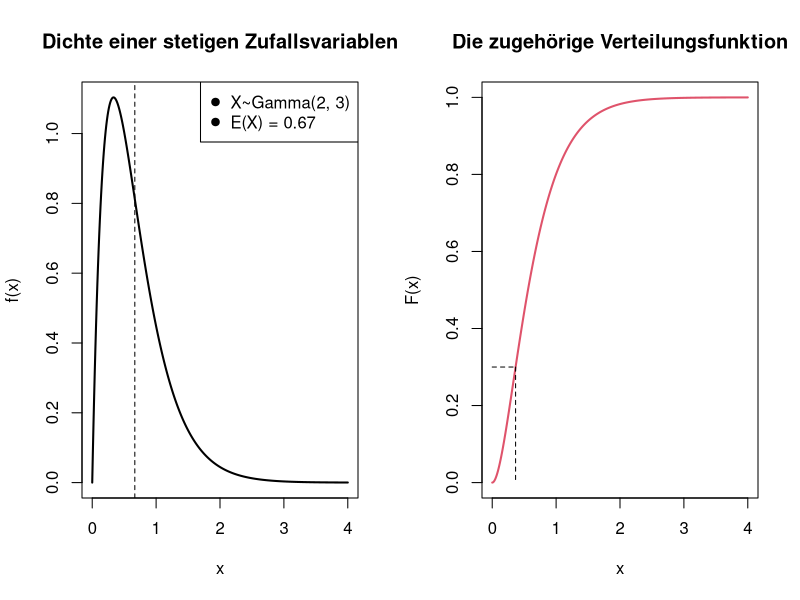
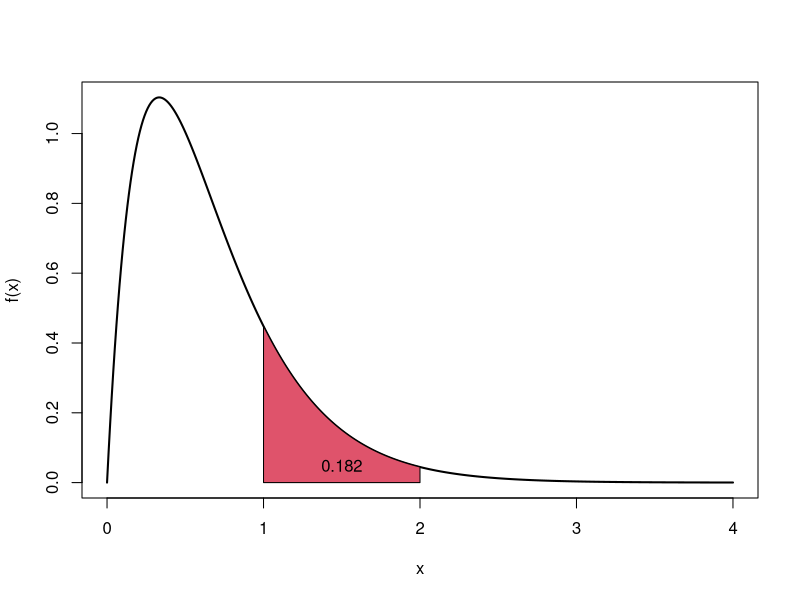
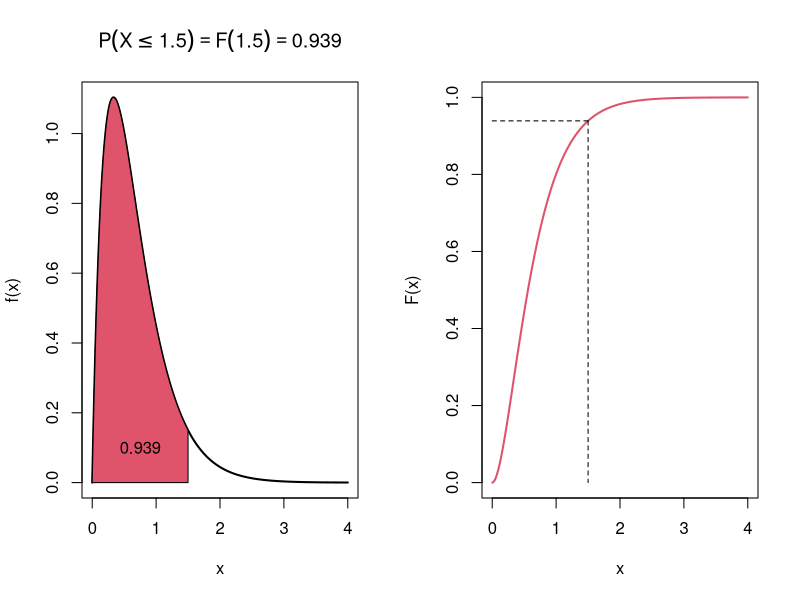
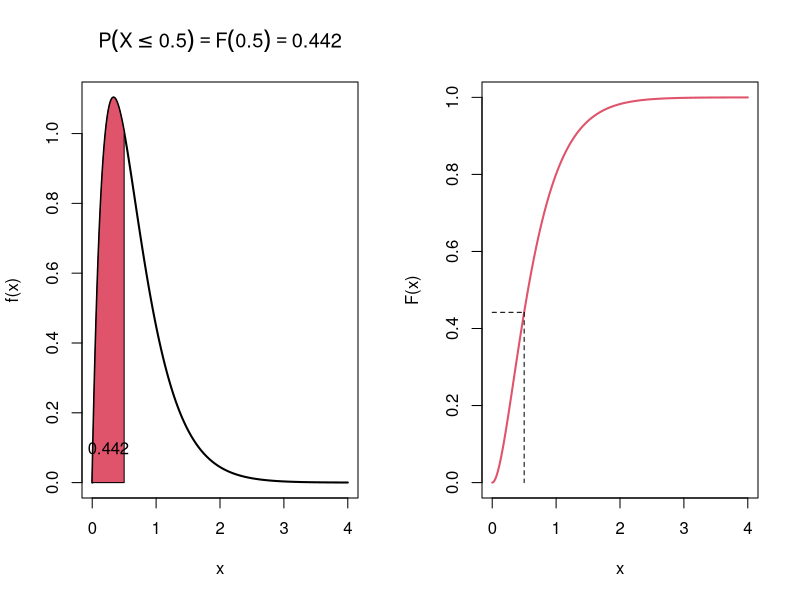
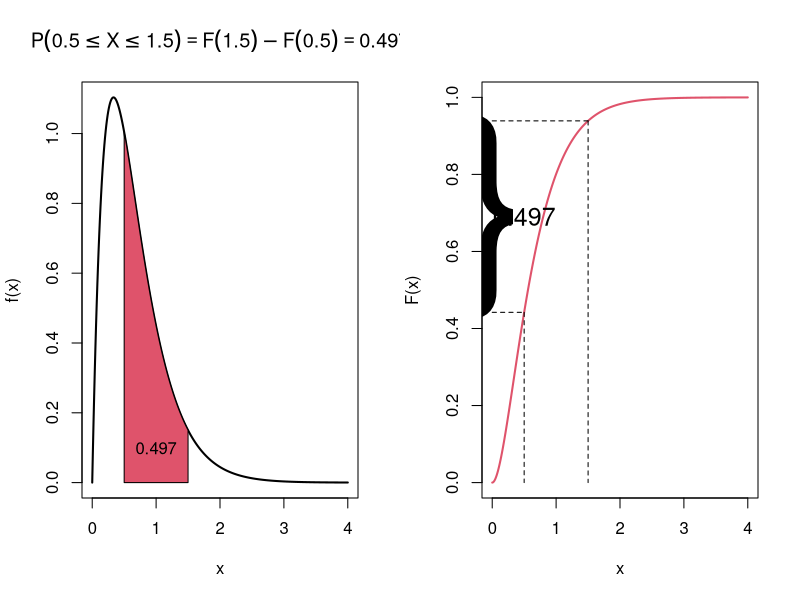

Recreate these plots in R, in order. (Note: this script raises an error after producing the figures.)
## ---- chunk 1
plot_gamma_dens <- function(x, shape, rate, E=FALSE, area=FALSE, text_y=0.1, ...){
    plot(x, dgamma(x, shape, rate), col=1, type="l", lwd=2, ylab="f(x)", ...)
    if(length(area)==2){
        from <- area[1]
        to <- area[2]
        x_sub <- x[x >=from & x<=to]
        polygon(x=c(x_sub[1], x_sub, x_sub[length(x_sub)]),
                y=c(0, dgamma(x_sub, shape, rate), 0),
                col=2)
        text(mean(area), text_y, round(pgamma(area[2],shape,rate)-pgamma(area[1],shape,rate), 3))
    }
    if(E==TRUE){
        abline(v=shape/rate, lty=2)
        legend("topright", legend=c(paste0("X~Gamma(", shape, ", ", rate, ")"), paste0("E(X) = ", round(shape/rate, 2))), pch=19)
    }
}

plot_gamma_dist <- function(x, shape, rate, q=FALSE, ...){
    plot(x, pgamma(x, shape, rate), col=2, type="l", lwd=2, ylab="F(x)", ...)
    if(q[1] != FALSE){
        for(q_i in q){
            lines(x=c(0, qgamma(q_i, shape, rate)),
                  y=c(q_i, q_i), lty=2)
            lines(x=c(qgamma(q_i, shape, rate), qgamma(q_i, shape, rate)),
                  y=c(q_i, 0), lty=2)
        }
    }
}

x <- seq(0, 4, by=.01)
shape <- 2
rate <- 3

op <- par(mfrow=c(1,2))
plot_gamma_dens(x, shape, rate, E=TRUE, main="Dichte einer stetigen Zufallsvariablen")
plot_gamma_dist(x, shape, rate, q=0.3, main="Die zugehörige Verteilungsfunktion")
par(op)
## ---- chunk 2
plot_gamma_dens(x, shape, rate, area=c(1,2), text_y=0.05)
## ---- chunk 3
par(mfrow=c(1,2))
plot_gamma_dens(x,shape,rate,area=c(0,1.5), main=expression({plain(P)(X <= 1.5) == plain(F)(1.5)} == 0.939))
plot_gamma_dist(x, shape, rate, q=0.939)
## ---- chunk 4
par(mfrow=c(1,2))
plot_gamma_dens(x,shape,rate,area=c(0,0.5), main=expression({plain(P)(X <= 0.5) == plain(F)(0.5)} == 0.442))
plot_gamma_dist(x, shape, rate, q=0.442)
## ---- chunk 5
par(mfrow=c(1,2))
plot_gamma_dens(x,shape,rate,area=c(0.5,1.5),
              main=expression({plain(P)({0.5 <= X} <= 1.5) == plain(F)(1.5)-plain(F)(0.5)} == 0.497))
plot_gamma_dist(x, shape, rate, q=c(0.442, 0.939))
text(0, 0.69, "}", cex=13)
text(0.5, 0.69, "0.497", cex=1.5)
## ---- chunk 6
knitr::include_graphics("img/pictures/f_F_Q.png")
## ---- chunk 7
f <- function(x) 2*x * (x>=0) * (x<=1)
x <- seq(-0.5, 1.5, by=0.01)
fx <- f(x)
plot(x, fx, type="l", ylab="f(x)", main="Dichtefunktion von X")
## ---- chunk 8
Fx <- 0*x * (x<=0) +
    x^2 * (x>0) * (x<=1) +
    1 * (x>1)
plot(x, Fx, type="l", ylab="F(x)", main="Verteilungsfunktion von X")
## ---- chunk 9
x2 <- x[x<=1 & x>=0]
Qx <- sqrt(x2)
plot(x2, Qx, type="l", ylab="Q(x)", main="Quantilsfunktion von X")
## ---- chunk 10
op <- par(mfrow=c(1,2))
xx <- seq(0.5, 0.6, by=.01)
plot(x, fx, type="l", ylab="f(x)", main="Dichtefunktion von X")
polygon(x=c(xx[1], xx, xx[length(xx)]),
        y=c(0, f(xx), 0),
        col=1)
text(0.7, 0.5, "0.11")

plot(x, Fx, type="l", ylab="F(x)", main="Verteilungsfunktion von X")
q <- 0.6^2
lines(x=c(-0.5, sqrt(q)),
      y=c(q, q), lty=2)
lines(x=c(sqrt(q), sqrt(q)),
      y=c(q, 0), lty=2)
q <- 0.5^2
lines(x=c(-0.5, sqrt(q)),
      y=c(q, q), lty=2)
lines(x=c(sqrt(q), sqrt(q)),
      y=c(q, 0), lty=2)
text(x=-0.5, y=mean(c(0.5^2, 0.6^2)), "}", cex=3)
text(x=-0.4, y=mean(c(0.5^2, 0.6^2)), "0.11")
par(op)
